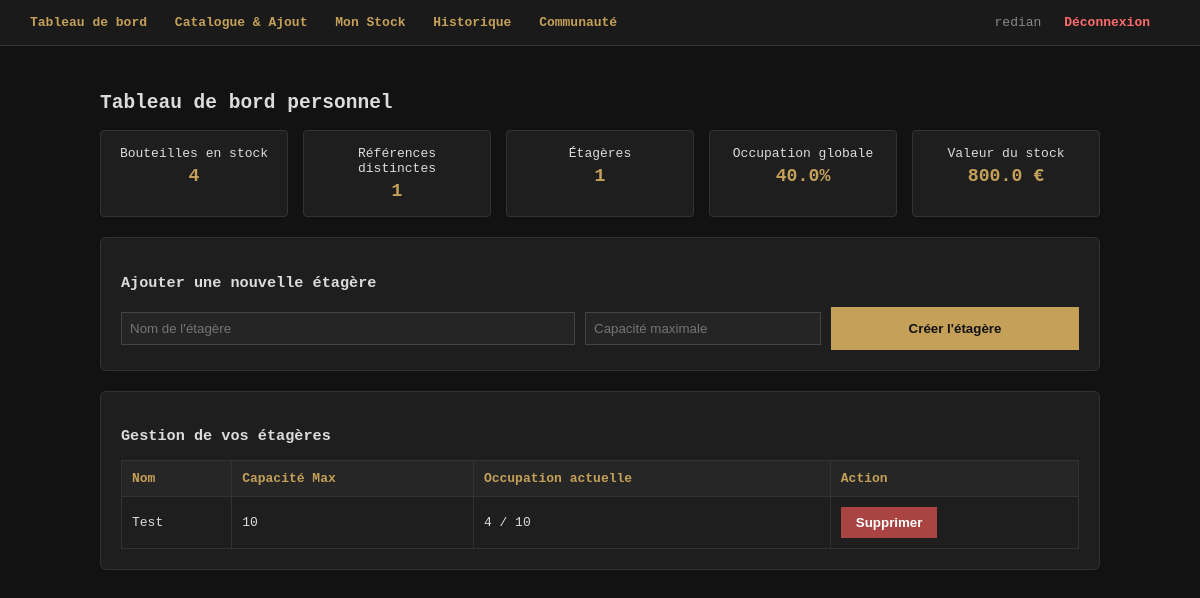
Page /dashboard (signed in) on the earlier database version.
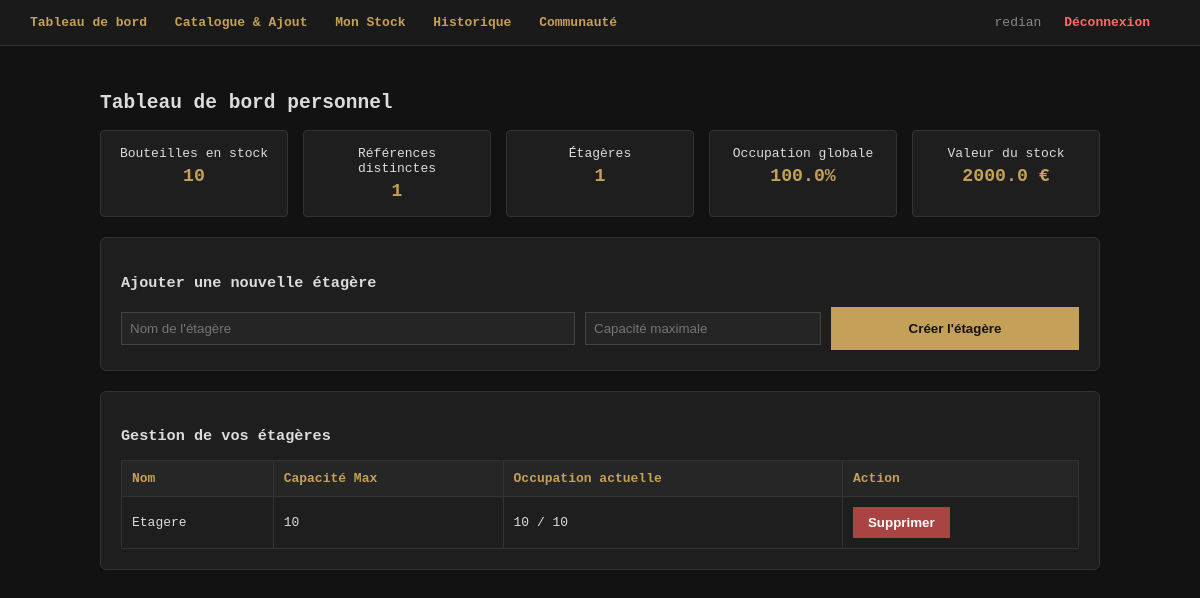
Same page on the later database version.
### tables this page shows
CREATE TABLE etagere (
                id INTEGER PRIMARY KEY AUTOINCREMENT,
                nom TEXT NOT NULL,
                capacite INTEGER NOT NULL,
                cave_id INTEGER NOT NULL,
                FOREIGN KEY(cave_id) REFERENCES cave(id)
            );

### app.py (the view)
@app.route('/dashboard')
def dashboard(): # onglet dashboard pour un visuel dynamique de la cave et son contenue
    if 'user_id' not in session:
        return redirect(url_for('index'))
    user_id = session['user_id']
    conn = get_db()
    cursor = conn.cursor()
    cursor.execute("SELECT id FROM cave WHERE utilisateur_id = ?", (user_id,))
    cave = cursor.fetchone()
    cave_id = cave['id'] if cave else None
    etageres = []
    nb_bouteilles = 0
    nb_references = 0
    valeur_stock = 0.0
    capacite_totale = 0
    if cave_id:
        cursor.execute("""
            SELECT e.*,
            (SELECT COUNT(*) FROM bouteille b WHERE b.etagere_id = e.id AND b.statut = 'stock') as occupation
            FROM etagere e WHERE e.cave_id = ?
        """, (cave_id,))
        etageres = cursor.fetchall()
        for etag in etageres:
            capacite_totale += etag['capacite']
        cursor.execute("""
            SELECT COUNT(b.id) as nb, COUNT(DISTINCT b.vin_id) as refs, SUM(b.prix_achat) as total
            FROM bouteille b JOIN etagere e ON b.etagere_id = e.id
            WHERE e.cave_id = ? AND b.statut = 'stock'
        """, (cave_id,))
        res = cursor.fetchone()
        if res and res['nb']:
            nb_bouteilles = res['nb']
            nb_references = res['refs']
            valeur_stock = res['total'] if res['total'] else 0.0
    occupation_globale = (nb_bouteilles / capacite_totale * 100) if capacite_totale > 0 else 0
    conn.close()
    return render_template('dashboard.html',
                           etageres=etageres,
                           nb_bouteilles=nb_bouteilles,
                           nb_references=nb_references,
                           valeur_stock=valeur_stock,
                           capacite_totale=capacite_totale,
                           occupation_globale=round(occupation_globale, 1))

### app.py (called while the page is built)
def get_db(): # Récupération de la base de donnée
    conn = sqlite3.connect(DB_NAME)
    conn.row_factory = sqlite3.Row
    return conn

### templates/dashboard.html
{% extends "base.html" %}
{% block content %}
<h2>Tableau de bord personnel</h2>
<div class="stats-grid">
    <div class="stat-box"><div>Bouteilles en stock</div><div class="stat-val">{{ nb_bouteilles }}</div></div>
    <div class="stat-box"><div>Références distinctes</div><div class="stat-val">{{ nb_references }}</div></div>
    <div class="stat-box"><div>Étagères</div><div class="stat-val">{{ etageres|length }}</div></div>
    <div class="stat-box"><div>Occupation globale</div><div class="stat-val">{{ occupation_globale }}%</div></div>
    <div class="stat-box"><div>Valeur du stock</div><div class="stat-val">{{ valeur_stock }} €</div></div>
</div>
<div class="card">
    <h3>Ajouter une nouvelle étagère</h3>
    <form method="POST" action="/etagere/add" style="display:flex; gap:10px;">
        <input type="text" name="nom" placeholder="Nom de l'étagère" required style="flex:2;">
        <input type="number" name="capacite" placeholder="Capacité maximale" min="1" required style="flex:1;">
        <button type="submit" style="flex:1;">Créer l'étagère</button>
    </form>
</div>
<div class="card">
    <h3>Gestion de vos étagères</h3>
    <table>
        <tr><th>Nom</th><th>Capacité Max</th><th>Occupation actuelle</th><th>Action</th></tr>
        {% for etag in etageres %}
        <tr>
            <td>{{ etag.nom }}</td>
            <td>{{ etag.capacite }}</td>
            <td>{{ etag.occupation }} / {{ etag.capacite }}</td>
            <td>
                <form method="POST" action="/etagere/delete/{{ etag.id }}" onsubmit="return confirm('Supprimer cette étagère ?');" style="margin:0;">
                    <button type="submit" class="btn-danger">Supprimer</button>
                </form>
            </td>
        </tr>
        {% else %}
        <tr><td colspan="4" style="text-align:center; color:#777;">Aucune étagère enregistrée.</td></tr>
        {% endfor %}
    </table>
</div>
{% endblock %}

Differences in the rows shown:
changed etagere: nom "Test" → "Etagere"; occupation "4" → "10"
Other differences:
{{ nb_bouteilles }}: "4" → "10"
{{ occupation_globale }}: "40.0" → "100.0"
{{ valeur_stock }}: "800.0" → "2000.0"
